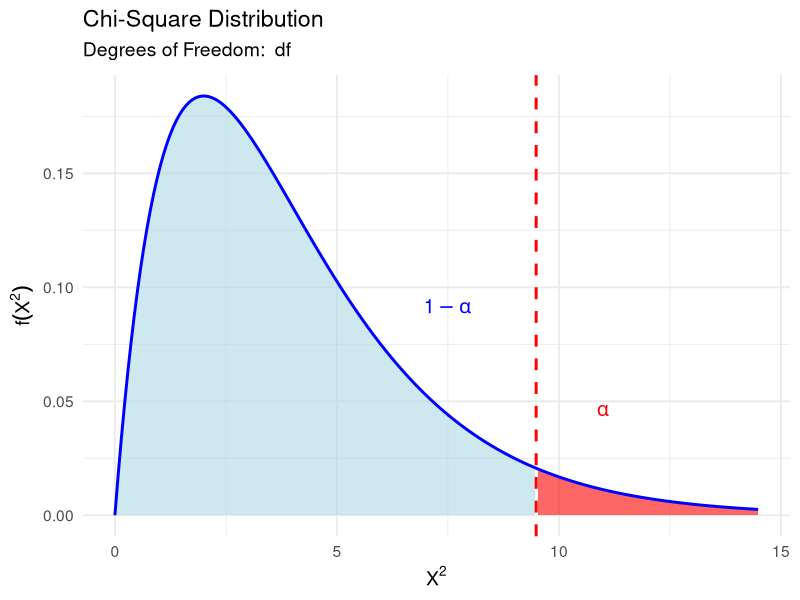

The R source for this figure:
# Load necessary package
library(ggplot2)

# Parameters
L <- 5  # Example: Number of levels in a categorical test
df <- L - 1  # Degrees of freedom
alpha <- 0.05  # Significance level

# Critical value
critical_value <- qchisq(1 - alpha, df)

# Generate x values for the chi-square curve
x_vals <- seq(0, critical_value + 5, length = 200)
y_vals <- dchisq(x_vals, df)

# Create data frame for ggplot
data <- data.frame(X2 = x_vals, fX2 = y_vals)

# Define critical region (right tail, alpha)
crit_region <- data[data$X2 >= critical_value, ]

# Define main (non-rejection) region (left, 1-alpha)
main_region <- data[data$X2 < critical_value, ]

# Plot
ggplot() +
  # Main region (1 - alpha)
  geom_ribbon(data = main_region, aes(x = X2, ymin = 0, ymax = fX2), fill = "lightblue", alpha = 0.6) +
  # Critical region (alpha)
  geom_ribbon(data = crit_region, aes(x = X2, ymin = 0, ymax = fX2), fill = "red", alpha = 0.6) +
  # Density curve
  geom_line(data = data, aes(x = X2, y = fX2), color = "blue", size = 1) +
  # Critical value line
  geom_vline(xintercept = critical_value, linetype = "dashed", color = "red", size = 1) +
  # Labels
  annotate("text", x = critical_value - 2, y = max(y_vals) / 2,
           label = expression(1 - alpha), color = "blue", size = 5) +
  annotate("text", x = critical_value + 1.5, y = max(y_vals) / 4,
           label = expression(alpha), color = "red", size = 5) +
  # Titles and labels
  labs(
    x = expression(X^2),
    y = expression(f(X^2)),
    title = "Chi-Square Distribution",
    subtitle = bquote("Degrees of Freedom: " ~ df)
  ) +
  theme_minimal(base_size = 14)
